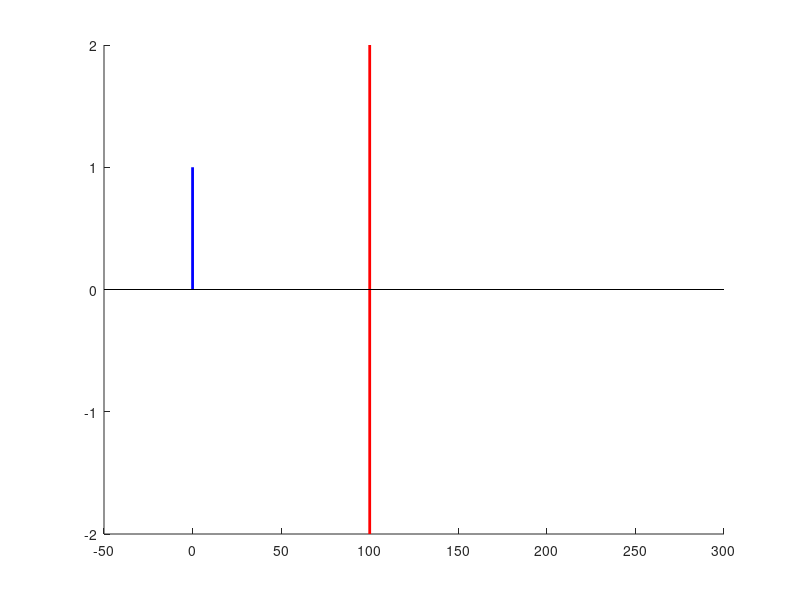

MATLAB code to generate this figure:
u1 = 100;
u2 = 100;
f1 = 50;

FS1 = [1 u1; 0 1];
L1 = [1 0 ; -1/f1 1];   
FS2 = [1 u2; 0 1];


FS2 * L1 * FS1 * [1;0]   


f1=100;
f2 = 200;
D = 800;
Si1 = 3*f1;

So1=((f1*Si1)/(Si1-f1)) ;
Si2 = D-So1;
So2=((f2*Si2)/(Si2-f2)) ;
M1 = -So1/Si1;
M2 = -So2/Si2;
[Si1, So1, So2,M1,M2,M1*M2 ]


figure(10);
clf;hold on;
plot([0 0],[0 1],'b','LineWidth',2);
plot([u1 u1],[-2 2],'r','LineWidth',2);
plot([-50 300],[0 0],'k');
set(gca,'xlim',[-50 300]);
set(gca,'ylim',[-2 2]);


M = 1/3;
D =465;
So=D*M/(1+M)
Si=D-So
So/Si
Si+So
f=1/(1/Si+1/So)



1/(1/80-1/2000)